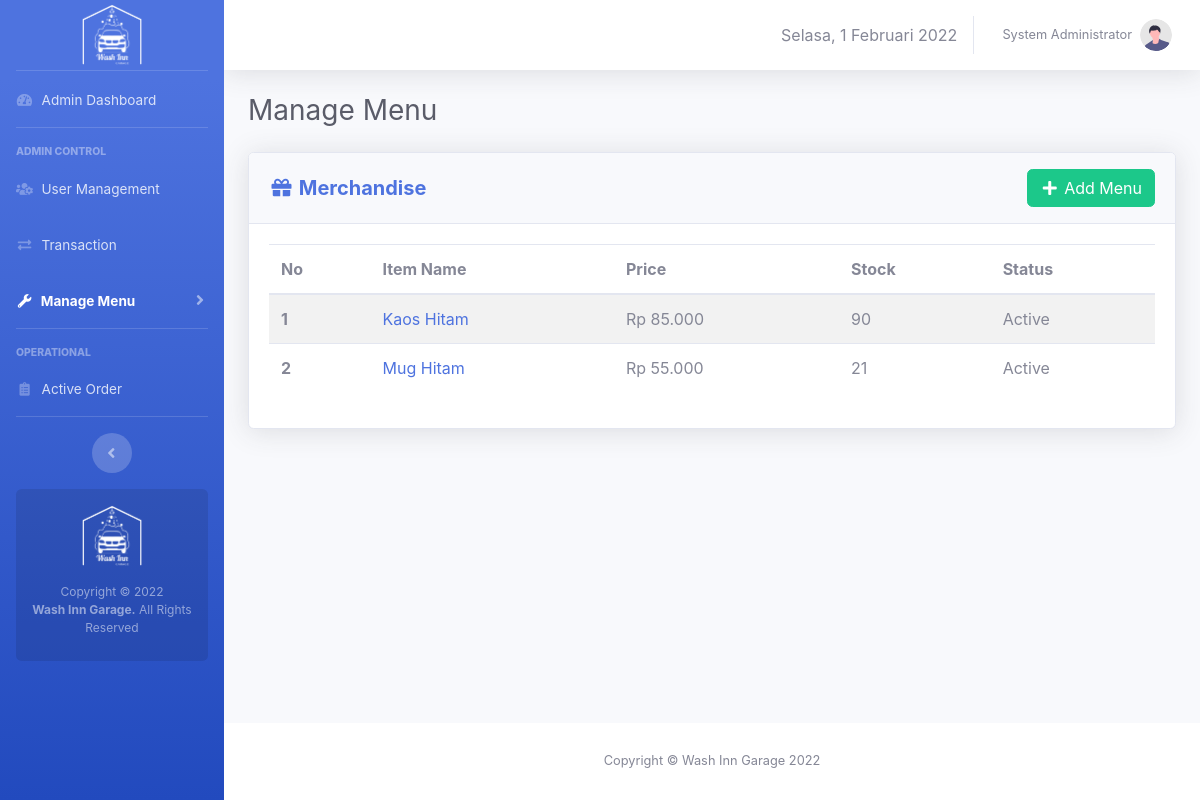
The page /admin/merch-menu.php (signed in) on the database as committed earlier.
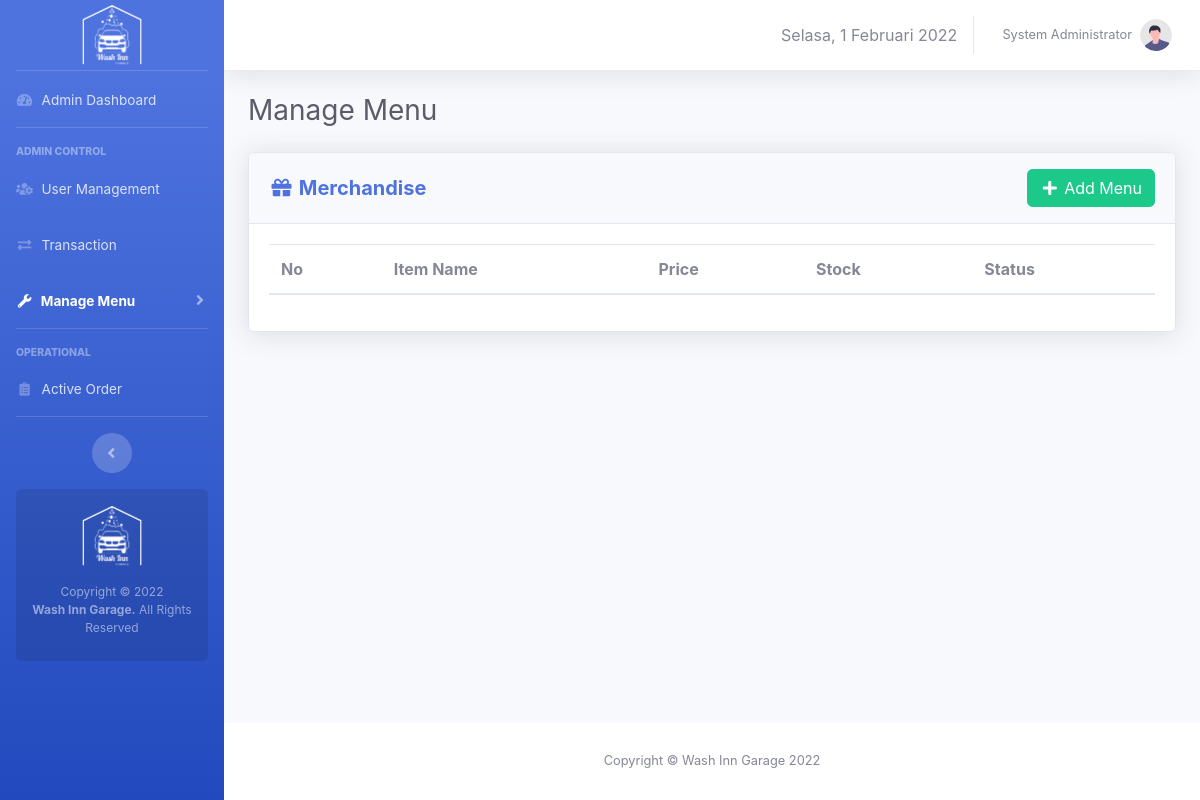
The same page on the database as committed later.
### tables this page shows
CREATE TABLE `menus` (
  `id` int(10) NOT NULL,
  `type` enum('service','merchandise','food','beverage') NOT NULL,
  `category` enum('Car','Motorcycle') DEFAULT NULL,
  `name` varchar(50) NOT NULL,
  `price` int(20) NOT NULL,
  `image` varchar(100) DEFAULT 'no-thumbnail.jpg',
  `description` varchar(1000) DEFAULT NULL,
  `stock` int(10) DEFAULT NULL,
  `poin` int(11) NOT NULL,
  `status` enum('active','inactive','out of stock') NOT NULL
);

### core/init.php (called while the page is built, shortened)
<?php
if (!empty($_SERVER['HTTPS']) && ('on' == $_SERVER['HTTPS'])) {
  $home = 'https://';
} else {
  $home = 'http://';
}
$home   .= $_SERVER['HTTP_HOST'] . '/washinngarage';
$assets  = $home . '/assets';

### admin/merch-menu.php (the view, shortened to what this page needs)
<?php
require_once 'admin-only.php';
$i = 1;
$query_getMerchandise = "SELECT * FROM menus WHERE type = 'merchandise'";
$execute_getMerchandise = mysqli_query($link, $query_getMerchandise);
?>
<!DOCTYPE html>
<html>
<head>
  <link rel="stylesheet" type="text/css" href="<?= $assets ?>/css/sb-admin-2.min.css">
  <link href="<?= $assets ?>/vendor/fontawesome-free/css/all.min.css" rel="stylesheet" type="text/css">
  <link href="<?= $assets ?>/vendor/datatables/dataTables.bootstrap4.min.css" rel="stylesheet">
</head>
<body class="page-top">
  <div id="wrapper">
    <?php require_once 'view-template/sidebar.php'; ?>
    <div id="content-wrapper" class="d-flex flex-column">
      <div id="content">
        <?php require_once 'view-template/topbar.php'; ?>
        <div class="container-fluid">
          <div class="d-sm-flex align-items-center justify-content-between mb-4">
            <h1 class="h3 mb-0 text-gray-800">Manage Menu </h1>
          </div>
          <div class="row">
            <div class="col-xl-12 col-lg-12" id="panelUtama">
              <div class="card shadow mb-4">
                <div class="card-header py-3 d-flex flex-row align-items-center justify-content-between">
                  <h5 class="m-0 font-weight-bold text-primary"><i class="fas fa-gift fa-fw"></i> Merchandise</h5>
                  <a data-toggle="modal" data-target="#addMenuModal" class="btn btn-success"><i class="fas fa-plus fa-fw"></i> Add Menu</a>
                </div>
                <div class="card-body">
                  <table class="table table-striped" id="services">
                    <thead>
                      <tr>
                        <th scope="col">No</th>
                        <th scope="col">Item Name</th>
                        <th scope="col">Price</th>
                        <th scope="col">Stock</th>
                        <th scope="col">Status</th>
                      </tr>
                    </thead>
                    <tbody>
                      <?php while ($merch = mysqli_fetch_assoc($execute_getMerchandise)) {
                        $status = ($merch['status'] == 'active') ? 'Active' : 'Inactive';
                        $type = ($merch['type'] == 'merchandise') ? 'Merchandise' : 'other';
                        $price = 'Rp ' . number_format($merch['price'], 0, ',', '.')
                      ?>
                        <tr onclick="openDetail('<?= $merch['image'] . '\',\'' . $merch['name'] . '\',\'' . $type . '\',\'' . $merch['stock'] . '\',\'' . $price . '\',\'' . $status . '\',\'' . $merch['description'] . '\',\'' . $merch['id'] . '\',\'' . $merch['price'] . '\',\'' . $merch['poin'] ?>')">
                          <th scope="row"><?= $i ?></th>
                          <td><a href="#" class="text-decoration-none"><?= $merch['name'] ?></a></td>
                          <td><?= $price ?></td>
                          <td><?= $merch['stock'] ?></td>
                          <td><?= $status ?></td>
                        </tr>
                      <?php $i++;
                      } ?>
                    </tbody>
                  </table>
                </div>
              </div>
            </div>
          </div>
        </div>
      </div>
      <?php require_once "view-template/footer.php" ?>
    </div>
  </div>
</body>
</html>

Rows that differ between the two databases and show on the page:
removed menus: name "Kaos Hitam", price "Rp 85.000", stock "90", status "Active"
removed menus: name "Mug Hitam", price "Rp 55.000", stock "21", status "Active"
